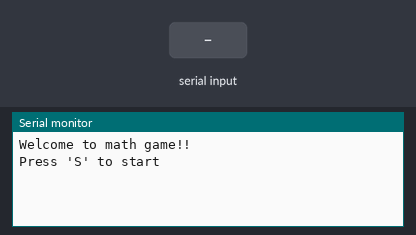
Recording of a sketch running on a simulated Arduino Uno, built with avr-gcc and run on an emulated ATmega328P. Parts: the last lines printed to the serial monitor. Inputs (shaded band) come from the test bench. Random numbers use the default seed unless the sketch sets one.

Above: at 1.2 s.
1.3 s: "S90\n" received over Serial
At 1.9 s:
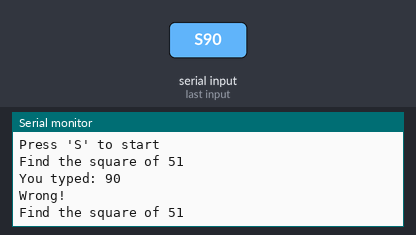
2.8 s: "90,45\n" received over Serial
At 4.8 s:
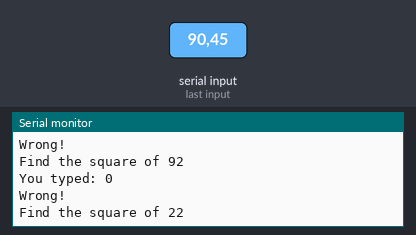
Timing chart, 0 to 6.3 s (numbered marks = the images above; inputs shaded):
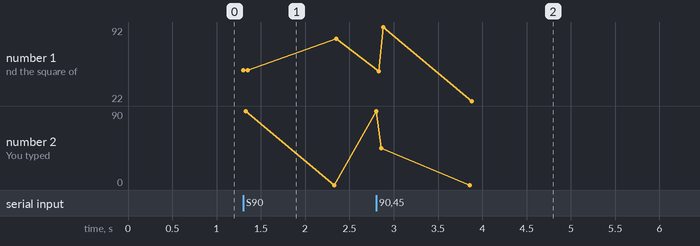

The sketch:

math_game_on_arduino.ino
```cpp
/* This script is a proof that we can write pure mathematical functions with Arduino.
It is a simple math game played through the serial input.
There is a timer and a score counter. The game ends when the timer is up.
Enjoy! */


int fixedTime = 0;
int score = 0;
const int requiredTime = 10;


void setup() {
  Serial.begin(9600);
  Serial.println("Welcome to math game!!");
}


void loop() {
  Serial.println("Press 'S' to start");

  while (Serial.available() == 0) {
    // Wait for user input
  }

  // check if the user pressed 'S'
  if (Serial.available() > 0) {
    char ch = Serial.read();
    Serial.flush();  // clear the buffer
    if (ch == 'S') {
      startGame();
    }
  }
}


// function to start the game
void startGame() {
  score = 0;  // reset the score
  fixedTime = millis() / 1000;

  // main game loop
  while (true) {
    int currentTime = millis() / 1000;
    int elapsedTime = currentTime - fixedTime;

    // if the timer is up during answering
    if (elapsedTime >= requiredTime) {
      endGame();
      break;
    }

    // ask the question
    int randomVal = random(2, 100);
    Serial.print("Find the square of ");
    Serial.println(randomVal);

    // compute the correct answer
    int correctAnswer = randomVal * randomVal;

    // wait for the player's answer
    while (Serial.available() == 0) {
      currentTime = millis() / 1000;
      elapsedTime = currentTime - fixedTime;

      // if the timer is up during waiting
      if (elapsedTime >= requiredTime) {
        endGame();
        return;  // exit the function to avoid nested breaks
      }
    }

    // read the player's answer
    int typedNumber = Serial.parseInt();
    Serial.flush();  // clear the buffer
    Serial.println();
    Serial.print("You typed: ");
    Serial.println(typedNumber);

    // check and add the score for correct answers
    if (typedNumber == correctAnswer) {
      score++;
      Serial.println("Correct!");
    } else {
      Serial.println("Wrong!");
    }
    Serial.println();
  }
}


// function to display the final score and ask the user to start the game again
void endGame() {
  Serial.println();
  Serial.print("Time's up! YOUR SCORE IS ");
  Serial.println(score);
}
```

Measured:
- after the input at 1.3 s, the serial monitor: prints a new line at once (image 1)
- after the input at 2.8 s, the serial monitor: prints a new line at once (image 2)
- plotted number 1: 81 → 22 after the input at 2.8 s
